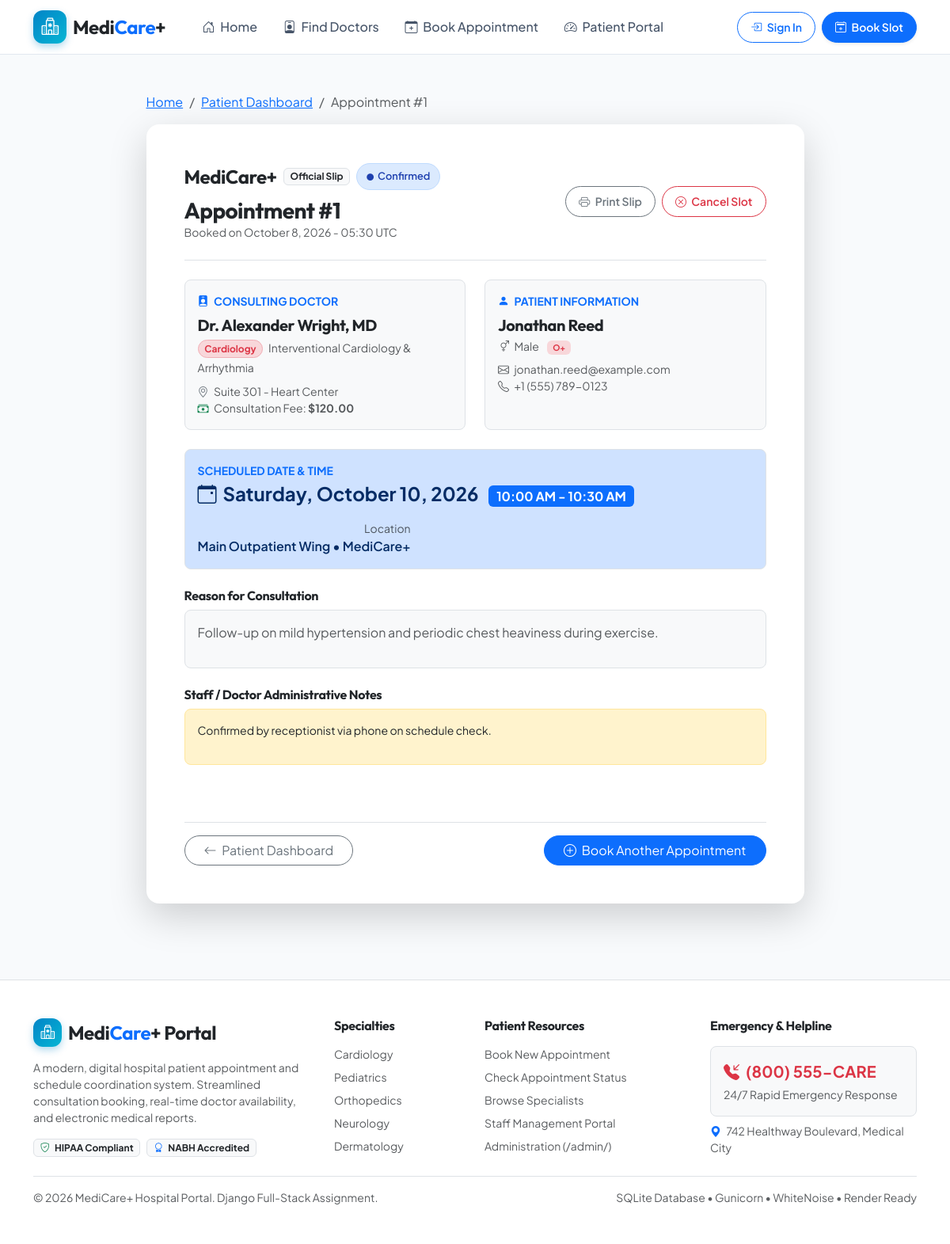
The app's page /appointments/1/ with its own data.
### hospital/models.py (models this page shows, shortened)
class Appointment(models.Model):
    STATUS_PENDING = 'Pending'
    STATUS_CONFIRMED = 'Confirmed'
    STATUS_COMPLETED = 'Completed'
    STATUS_CANCELLED = 'Cancelled'
    STATUS_CHOICES = [
        (STATUS_PENDING, 'Pending'),
        (STATUS_CONFIRMED, 'Confirmed'),
        (STATUS_COMPLETED, 'Completed'),
        (STATUS_CANCELLED, 'Cancelled'),
    ]
    TIME_SLOT_CHOICES = [
        ('09:00 AM - 09:30 AM', '09:00 AM - 09:30 AM'),
        ('09:30 AM - 10:00 AM', '09:30 AM - 10:00 AM'),
        ('10:00 AM - 10:30 AM', '10:00 AM - 10:30 AM'),
        ('10:30 AM - 11:00 AM', '10:30 AM - 11:00 AM'),
        ('11:00 AM - 11:30 AM', '11:00 AM - 11:30 AM'),
        ('11:30 AM - 12:00 PM', '11:30 AM - 12:00 PM'),
        ('02:00 PM - 02:30 PM', '02:00 PM - 02:30 PM'),
        ('02:30 PM - 03:00 PM', '02:30 PM - 03:00 PM'),
        ('03:00 PM - 03:30 PM', '03:00 PM - 03:30 PM'),
        ('03:30 PM - 04:00 PM', '03:30 PM - 04:00 PM'),
        ('04:00 PM - 04:30 PM', '04:00 PM - 04:30 PM'),
        ('04:30 PM - 05:00 PM', '04:30 PM - 05:00 PM'),
    ]
    patient = models.ForeignKey(Patient, on_delete=models.CASCADE, related_name='appointments')
    doctor = models.ForeignKey(Doctor, on_delete=models.CASCADE, related_name='appointments')
    date = models.DateField()
    time_slot = models.CharField(max_length=50, choices=TIME_SLOT_CHOICES)
    reason = models.TextField(help_text="Chief complaint or reason for visit")
    status = models.CharField(max_length=20, choices=STATUS_CHOICES, default=STATUS_PENDING)
    created_date = models.DateTimeField(auto_now_add=True)
    admin_notes = models.TextField(blank=True, null=True, help_text="Notes from doctor or receptionist")
    class Meta:
        ordering = ['-date', 'time_slot']

class Doctor(models.Model):
    name = models.CharField(max_length=150, help_text="Full Name with Title (e.g. Dr. Jane Smith)")
    department = models.CharField(max_length=50, choices=Department.choices, default=Department.CARDIOLOGY)
    specialization = models.CharField(max_length=150, help_text="Specialization or sub-discipline")
    consultation_fee = models.DecimalField(max_digits=8, decimal_places=2, default=75.00)
    available_days = models.CharField(max_length=120, default="Monday, Tuesday, Wednesday, Thursday, Friday")
    active_status = models.BooleanField(default=True, help_text="Is doctor actively taking appointments?")
    email = models.EmailField(blank=True, null=True)
    phone = models.CharField(max_length=20, blank=True, null=True)
    room_number = models.CharField(max_length=20, default="Room 201")
    experience_years = models.PositiveIntegerField(default=8)
    bio = models.TextField(blank=True, help_text="Short professional summary")
    avatar_color = models.CharField(max_length=30, default="primary", help_text="Bootstrap theme color for avatar")
    class Meta:
        ordering = ['name']
    @property
    def badge_class(self):
        colors = {
            'Cardiology': 'danger',
            'Pediatrics': 'warning',
            'Orthopedics': 'info',
            'Neurology': 'primary',
            'Dermatology': 'success',
            'General Medicine': 'secondary'
        }
        return colors.get(self.department, 'dark')

class Patient(models.Model):
    GENDER_CHOICES = [
        ('Male', 'Male'),
        ('Female', 'Female'),
        ('Other', 'Other'),
    ]
    BLOOD_GROUPS = [
        ('A+', 'A+'), ('A-', 'A-'),
        ('B+', 'B+'), ('B-', 'B-'),
        ('AB+', 'AB+'), ('AB-', 'AB-'),
        ('O+', 'O+'), ('O-', 'O-'),
    ]
    user = models.ForeignKey(User, on_delete=models.SET_NULL, null=True, blank=True, related_name='patients')
    name = models.CharField(max_length=150)
    email = models.EmailField()
    phone = models.CharField(max_length=20)
    date_of_birth = models.DateField(null=True, blank=True)
    gender = models.CharField(max_length=10, choices=GENDER_CHOICES, default='Male')
    blood_group = models.CharField(max_length=5, choices=BLOOD_GROUPS, blank=True, null=True)
    address = models.TextField(blank=True, null=True)
    emergency_contact = models.CharField(max_length=20, blank=True, null=True)
    created_at = models.DateTimeField(auto_now_add=True)
    class Meta:
        ordering = ['name']

### hospital/views.py (the view)
# urls.py: path('appointments/<int:pk>/', views.appointment_detail, name='appointment_detail'),
def appointment_detail(request, pk):
    appointment = get_object_or_404(Appointment, pk=pk)
    report = getattr(appointment, 'medical_report', None)
    context = {
        'appointment': appointment,
        'report': report,
    }
    return render(request, 'hospital/appointment_detail.html', context)

### hospital/templates/hospital/appointment_detail.html (shortened to what this page needs)
{% extends 'hospital/base.html' %}
{% load static %}
{% block content %}
<div class="container py-5">
    <div class="row justify-content-center">
        <div class="col-lg-9">
            <nav aria-label="breadcrumb" class="mb-3 no-print">
                <ol class="breadcrumb small">
                    <li class="breadcrumb-item"><a href="{% url 'home' %}">Home</a></li>
                    <li class="breadcrumb-item"><a href="{% url 'patient_dashboard' %}">Patient Dashboard</a></li>
                    <li class="breadcrumb-item active">Appointment #{{ appointment.id }}</li>
                </ol>
            </nav>
            <div class="card card-custom border-0 shadow-lg p-4 p-md-5 bg-white rounded-4 print-container">
                <div class="d-flex flex-column flex-md-row justify-content-between align-items-md-center gap-3 pb-4 mb-4 border-bottom">
                    <div>
                        <div class="d-flex align-items-center gap-2 mb-2">
                            <span class="fs-4 fw-bold text-dark brand-font">MediCare+</span>
                            <span class="badge bg-light text-dark border">Official Slip</span>
                            <span class="status-badge badge-{{ appointment.status|lower }}">
                                <i class="bi bi-circle-fill" style="font-size: 0.55rem;"></i> {{ appointment.status }}
                            </span>
                        </div>
                        <h2 class="h3 fw-bold text-dark mb-0">Appointment #{{ appointment.id }}</h2>
                        <div class="text-muted small">Booked on {{ appointment.created_date|date:"F j, Y - H:i" }} UTC</div>
                    </div>
                    <div class="no-print d-flex gap-2">
                        <button onclick="window.print()" class="btn btn-outline-secondary rounded-pill px-3 py-2 btn-sm fw-semibold">
                            <i class="bi bi-printer me-1"></i> Print Slip
                        </button>
                        {% if appointment.status != 'Completed' and appointment.status != 'Cancelled' %}
                        <button type="button" class="btn btn-outline-danger rounded-pill px-3 py-2 btn-sm fw-semibold" data-bs-toggle="modal" data-bs-target="#cancelModal">
                            <i class="bi bi-x-circle me-1"></i> Cancel Slot
                        </button>
                        {% endif %}
                    </div>
                </div>
                <div class="row g-4 mb-4">
                    <div class="col-md-6">
                        <div class="p-3 rounded-3 bg-light border h-100">
                            <div class="text-primary fw-bold small text-uppercase mb-2">
                                <i class="bi bi-person-badge-fill me-1"></i> Consulting Doctor
                            </div>
                            <h5 class="fw-bold text-dark mb-1">{{ appointment.doctor.name }}</h5>
                            <div class="mb-2">
                                <span class="badge bg-{{ appointment.doctor.badge_class }}-subtle text-{{ appointment.doctor.badge_class }} border border-{{ appointment.doctor.badge_class }}-subtle rounded-pill">
                                    {{ appointment.doctor.department }}
                                </span>
                                <span class="small text-muted ms-1">{{ appointment.doctor.specialization }}</span>
                            </div>
                            <div class="small text-muted">
                                <div><i class="bi bi-geo-alt me-1 text-secondary"></i> {{ appointment.doctor.room_number }}</div>
                                <div><i class="bi bi-cash-stack me-1 text-success"></i> Consultation Fee: <strong>${{ appointment.doctor.consultation_fee }}</strong></div>
                            </div>
                        </div>
                    </div>
                    <div class="col-md-6">
                        <div class="p-3 rounded-3 bg-light border h-100">
                            <div class="text-primary fw-bold small text-uppercase mb-2">
                                <i class="bi bi-person-fill me-1"></i> Patient Information
                            </div>
                            <h5 class="fw-bold text-dark mb-1">{{ appointment.patient.name }}</h5>
                            <div class="small text-muted mb-2">
                                <span><i class="bi bi-gender-ambiguous me-1"></i> {{ appointment.patient.gender }}</span>
                                {% if appointment.patient.blood_group %}
                                <span class="badge bg-danger-subtle text-danger ms-2">{{ appointment.patient.blood_group }}</span>
                                {% endif %}
                            </div>
                            <div class="small text-muted">
                                <div><i class="bi bi-envelope me-1"></i> {{ appointment.patient.email }}</div>
                                <div><i class="bi bi-telephone me-1"></i> {{ appointment.patient.phone }}</div>
                            </div>
                        </div>
                    </div>
                    <div class="col-12">
                        <div class="p-3 rounded-3 border bg-primary-subtle text-primary-emphasis d-flex flex-wrap justify-content-between align-items-center gap-3">
                            <div>
                                <div class="small text-uppercase fw-bold text-primary">Scheduled Date & Time</div>
                                <div class="fs-4 fw-bold">
                                    <i class="bi bi-calendar-event me-2"></i>{{ appointment.date|date:"l, F j, Y" }}
                                    <span class="ms-2 badge bg-primary text-white fs-6">{{ appointment.time_slot }}</span>
                                </div>
                            </div>
                            <div class="text-md-end">
                                <div class="small text-muted">Location</div>
                                <div class="fw-semibold">Main Outpatient Wing &bull; MediCare+</div>
                            </div>
                        </div>
                    </div>
                    <div class="col-12">
                        <h6 class="fw-bold text-dark mb-2">Reason for Consultation</h6>
                        <div class="p-3 rounded-3 bg-light border text-muted">
                            {{ appointment.reason|linebreaks }}
                        </div>
                    </div>
                    {% if appointment.admin_notes %}
                    <div class="col-12">
                        <h6 class="fw-bold text-dark mb-2">Staff / Doctor Administrative Notes</h6>
                        <div class="p-3 rounded-3 bg-warning-subtle text-dark border border-warning-subtle small">
                            {{ appointment.admin_notes|linebreaks }}
                        </div>
                    </div>
                    {% endif %}
                </div>
                <div class="mt-5 pt-3 border-top d-flex justify-content-between align-items-center no-print">
                    <a href="{% url 'patient_dashboard' %}" class="btn btn-outline-secondary rounded-pill px-4">
                        <i class="bi bi-arrow-left me-1"></i> Patient Dashboard
                    </a>
                    <a href="{% url 'book_appointment' %}" class="btn btn-primary rounded-pill px-4">
                        <i class="bi bi-plus-circle me-1"></i> Book Another Appointment
                    </a>
                </div>
            </div>
        </div>
    </div>
</div>
{% endblock %}

### hospital/static/css/style.css (style rules this page uses)
:root { --primary-color: #0284c7; --primary-dark: #0369a1; --primary-light: #e0f2fe; --secondary-color: #0f172a; --accent-color: #06b6d4; --success-color: #10b981; --warning-color: #f59e0b; --danger-color: #ef4444; --info-color: #3b82f6; --bg-light: #f8fafc; --card-bg: #ffffff; --text-main: #1e293b; --text-muted: #64748b; --border-color: #e2e8f0; --radius-sm: 8px; --radius-md: 12px; --radius-lg: 18px; --shadow-sm: 0 1px 3px rgba(0,0,0,0.05); --shadow-md: 0 4px 6px -1px rgba(0,0,0,0.07), 0 2px 4px -2px rgba(0,0,0,0.05); --shadow-lg: 0 10px 25px -3px rgba(15,23,42,0.08), 0 4px 6px -4px rgba(15,23,42,0.04); --shadow-glow: 0 0 20px rgba(2, 132, 199, 0.18); }
body { font-family: 'Plus Jakarta Sans', sans-serif; color: var(--text-main); background-color: var(--bg-light); min-height: 100vh; display: flex; flex-direction: column; }
h1, h2, h3, h4, h5, h6, .brand-font { font-family: 'Outfit', sans-serif; font-weight: 700; letter-spacing: -0.02em; }
.card-custom { background-color: var(--card-bg); border: 1px solid var(--border-color); border-radius: var(--radius-md); box-shadow: var(--shadow-sm); transition: transform 0.22s ease, box-shadow 0.22s ease, border-color 0.22s ease; }
.badge-confirmed { background-color: #dbeafe; color: #1e40af; border: 1px solid #bfdbfe; }
.status-badge { font-size: 0.8rem; font-weight: 600; padding: 6px 12px; border-radius: 20px; display: inline-flex; align-items: center; gap: 5px; }

### records on screen
Appointment: id "1", status "Confirmed", created_date "October 8, 2026 - 05:30", doctor.name "Dr. Alexander Wright, MD", doctor.department "Cardiology", doctor.specialization "Interventional Cardiology & Arrhythmia", doctor.room_number "Suite 301 - Heart Center", doctor.consultation_fee "120.00", patient.name "Jonathan Reed", patient.gender "Male", patient.blood_group "O+", patient.email "jonathan.reed@example.com", patient.phone "+1 (555) 789-0123", date "Saturday, October 10, 2026", time_slot "10:00 AM - 10:30 AM", reason "Follow-up on mild hypertension and periodic chest heaviness during exercise.", admin_notes "Confirmed by receptionist via phone on schedule check."
